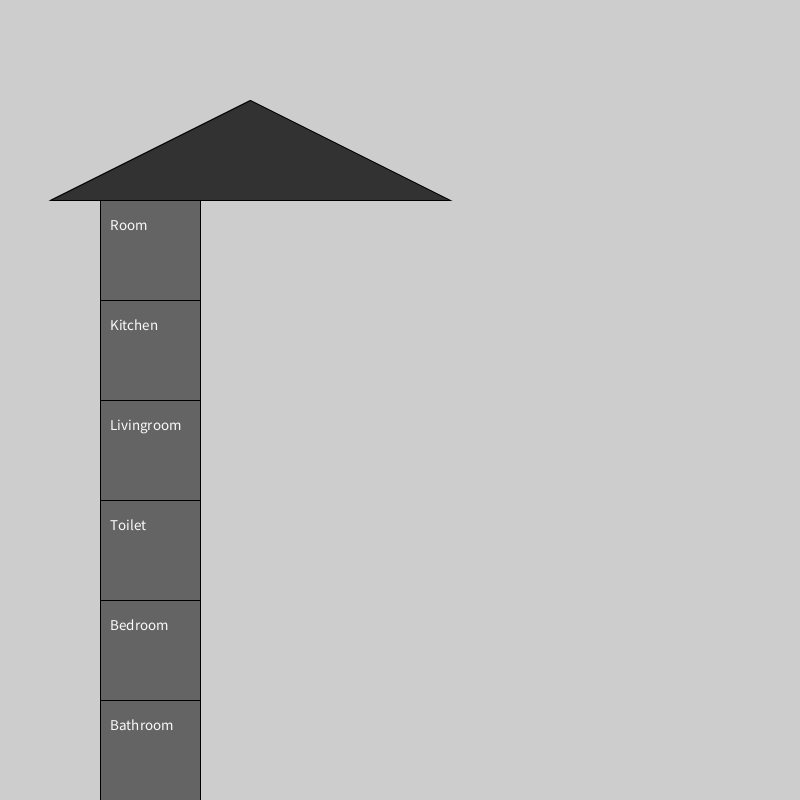
Frame 1 (no input)
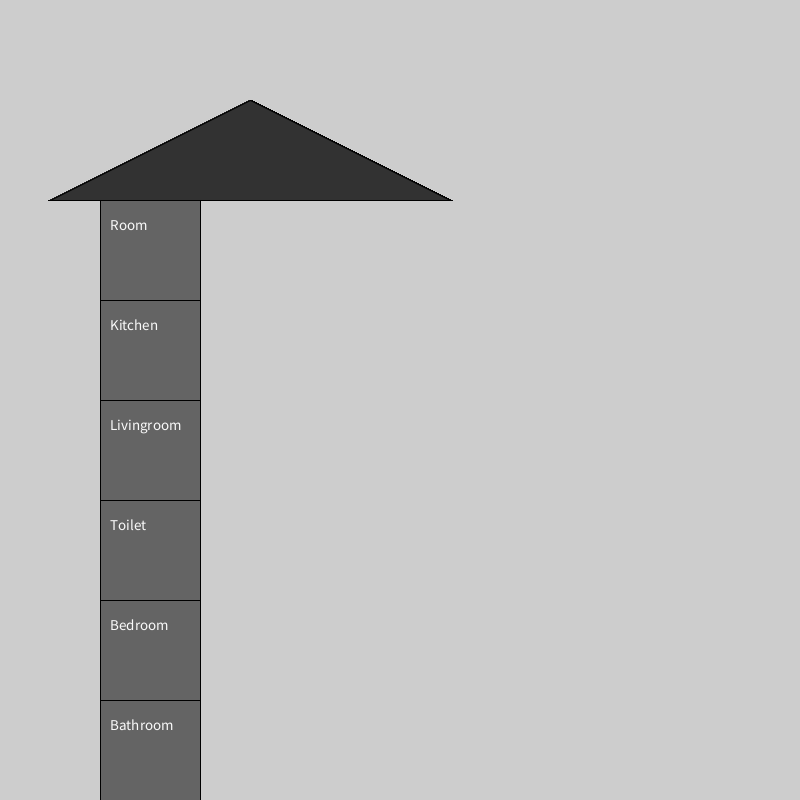
Frame 60 (the mouse pressed at the canvas centre just before this capture)
Frame 120 (the mouse held since frame 60 and released just before this capture): identical to frame 60, image omitted

The Processing sketch that drew these frames (run headless with seeded random() and noise(); from frame 60 on, the mouse is pressed at the canvas centre):

// Processing sketch: house
// ── house.pde
/* //<>//
 * Opg 1) på linje 17 (Uændret: linje 2)
 * Opg 2) I house er der 3 funktioner, setup(), draw() og mouseClicked()
 * Opg 3) Klassen Room tager 4 parametre, navn, lys (true-false), x-position og y-position
 * Opg 4) Der er 4 klasse-attributter
 * Opg 4.a) 4 variabler og 2 konstanter. Variabler: navn, om der er lys, position (x og y). Konstanter: width og height (Størrelse på rummet)
 * Opg 4.b) Der er egentligt ikke nogen konstanter, men jeg tænker vi tæller width og height med som konstanter
 *          4 variabler
 * Opg 4.c) Hvad skal det overhovedet betyde?
 * Opg 5) Taget bliver tegnet på linje 29-30 (Uændret: linje 12-13) Ny funktion er på linje 49
 * 
*/





//lav et rum //<>// //<>//
//OPGAVE 6
Room[] house = new Room[6];
String[] roomNames = new String[] { // OPG 7
  "Room", "Kitchen", "Livingroom", "Toilet", "Bedroom", "Bathroom"
};

void setup() {
  size(800, 800);
  background(205);
  for(int i = 0; i < house.length; i++){
    house[i] = new Room(roomNames[i], false, 100, 200 + i * 100);
  }
}

void draw() {
  // tegn taget
  //fill(50); FJERNET OPG 5
  //triangle(50, 290, 250, 150, 450, 290);
  // tegn rum
  for(int i = 0; i < house.length; i++){ // OPG 8
    house[i].drawRoom();
  }
  house[house.length - 1].drawRoof();
}

void mouseClicked() {
  // lav baggrund
  background(205);
  fill(105);
  rect(80 + 200, 680, 300 + 200, 30);
  fill(250);

  // find ud af om vi tænder eller slukker lyset
  for(int i = 0; i < house.length; i++){ // OPG 9
    if (house[i].isRoomClicked(mouseX, mouseY))
      house[i].printLight();
  }
  
  checkHouse();
  //Jeg gider ikke se at den blinker så jeg caller draw() hver gang jeg klikker
  draw();
}

void checkHouse(){
  boolean light = false;
  println();
  for(int i = 0; i < house.length; i++){
    if(house[i].isLightOn()){
      light = true;
      println("Light in room " + house[i].getRoomName());
    }
  }
  
  if(light)
    println("Du skal slukke det lys, makker");
  else
    println("Du kan smutte uden bekymringer");
}

// ── Room.pde
class Room {
  //klssens tilstand
  
  boolean light; //er lyset tændt eller slukket
  String name; // rummets navn
  float xPos, yPos; // x og y pos for rummets øverste venstre hjørne
  int height = 100; // konstant højden på rummet
  int width = 100; // konstant bredden på rummet

  //konstruktør
  Room(String n, boolean onOff, float x, float y) {
    name = n; 
    light = onOff;
    xPos = x;
    yPos = y;
  }

  // settters
  void setLight(boolean l) {
    light = l;
  }

  void setName(String n) {
    name = n;
  }

  // getters
  boolean isLightOn() {
    return light;
  }

  String getRoomName() {
    return name;
  }
  
  void printLight(){
    if (light) {
      text("Turning off the light in " + name, 100 + 200, 700);
    } else {
      text("Turning on the light in " + name, 100 + 200, 700);
    }
    light = !light;
  }

  void drawRoom() {
    if (light)
      fill(205);
    else
      fill(100);
    //the upper-left corner, the third sets the width, and the fourth sets the height.
    rect(xPos, yPos, width, height);
    textSize(15);
    fill(250);
    text(name, xPos+10, yPos+30);
  }
  
  // OPGAVE 5
  void drawRoof(){
    fill(50);
    triangle(50, 200, 250, 100, 450, 200);
  }

  boolean isRoomClicked(float x, float y) {
    if ((x > xPos) && (x < xPos+width) && (y>yPos) && (y < yPos+height))
      return true;
    else 
    return false;
  }
}
